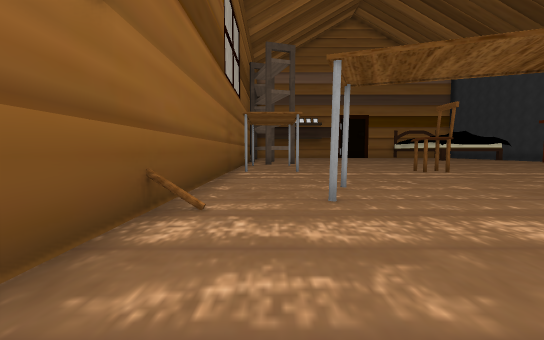
view 1 (above)

21 first-person views from a walk through a 3-D level made in the Unity game engine. The camera is 1.3 m above the floor, tilts 4° down and sees 90° across. The floor is counted in squares, 2 m on a side. Each view is taken from the middle of a square. On the plan, view 1 faces up. The plan holds only what a view shows up to about 9 squares ahead; the rest is blank. The player is left out. Some surface patterns are stand-ins.

view 2
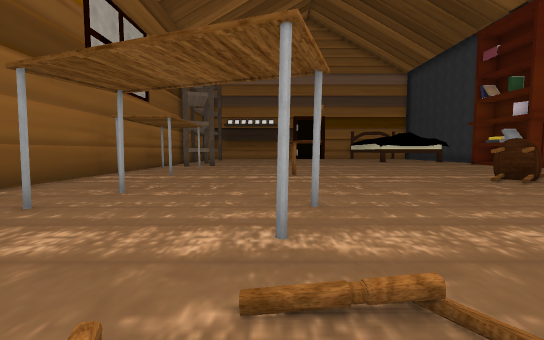

view 3
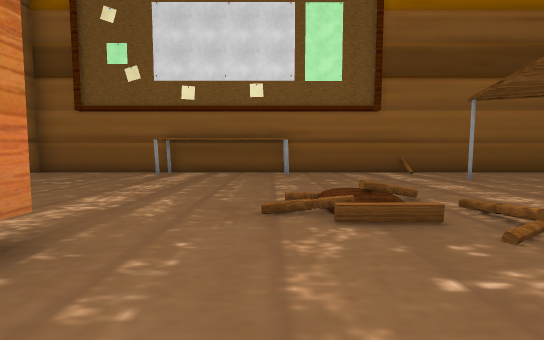

view 4
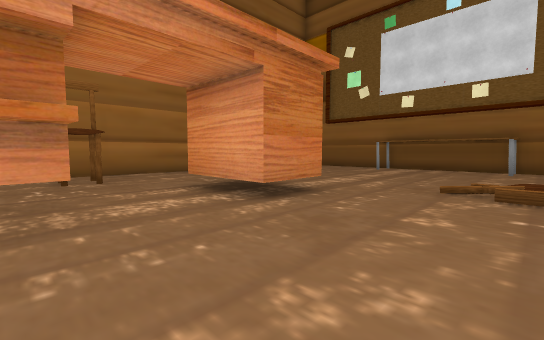

view 5
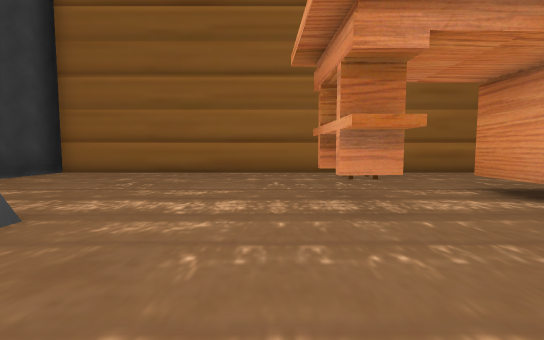

view 6
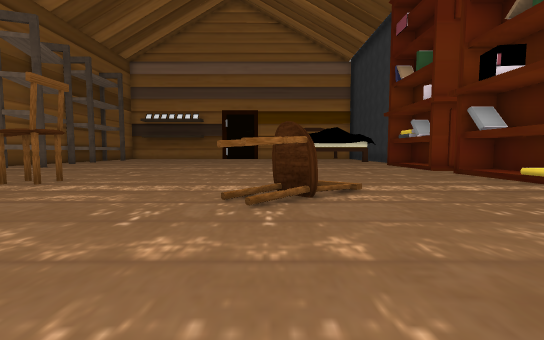

view 7
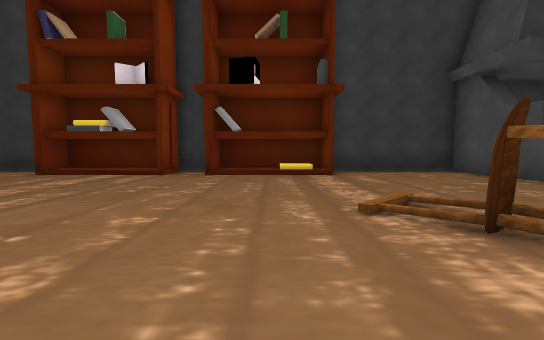

view 8
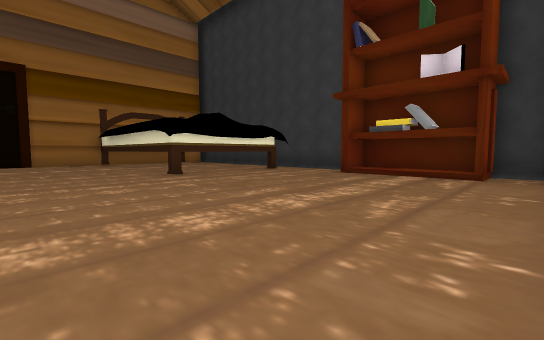

view 9
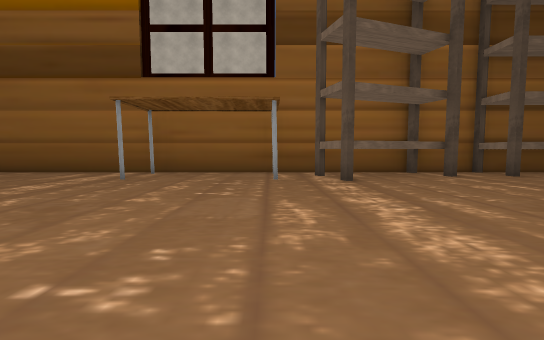

view 10
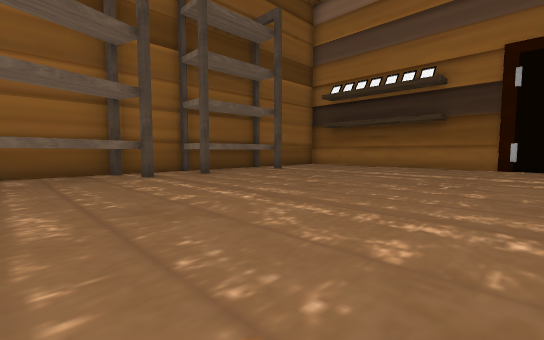

view 11
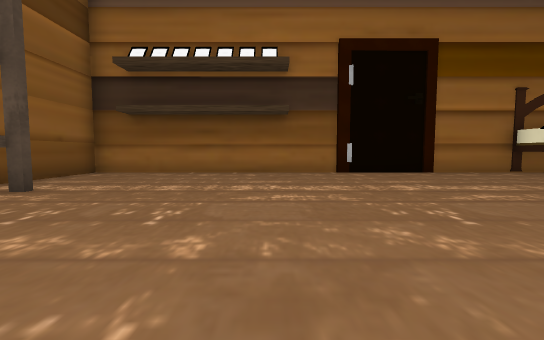

view 12
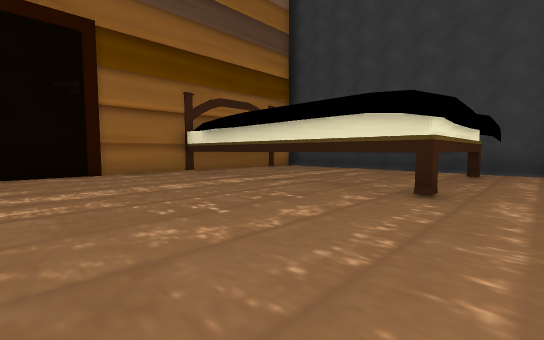

view 13
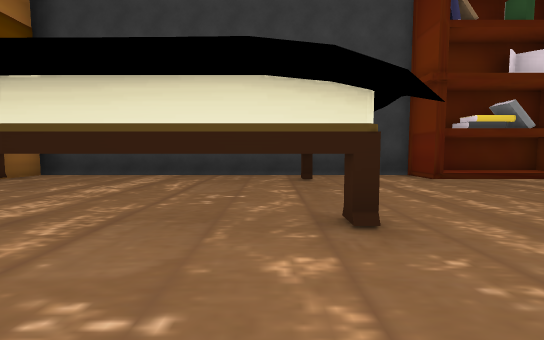

view 14
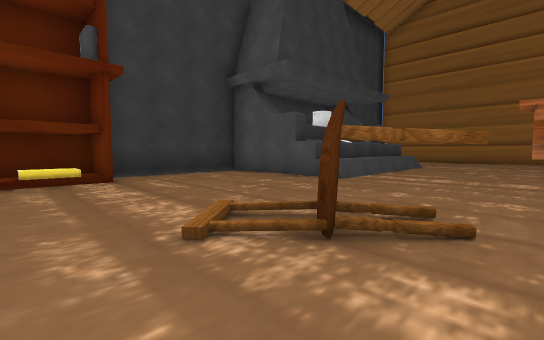

view 15
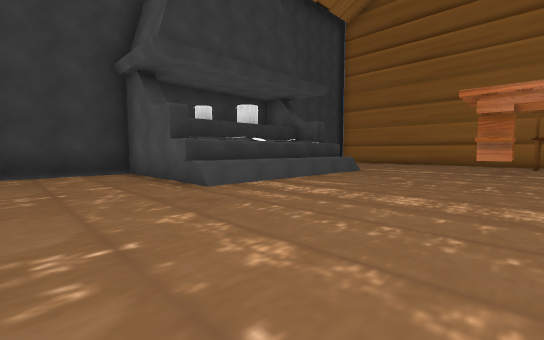

view 16
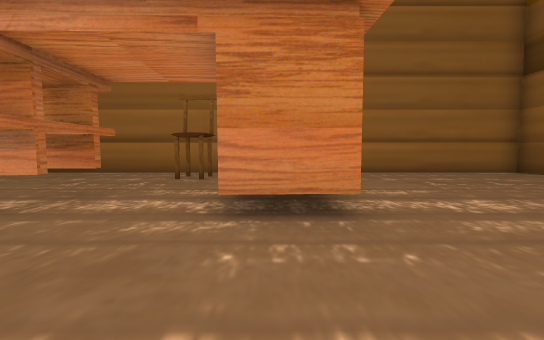

view 17
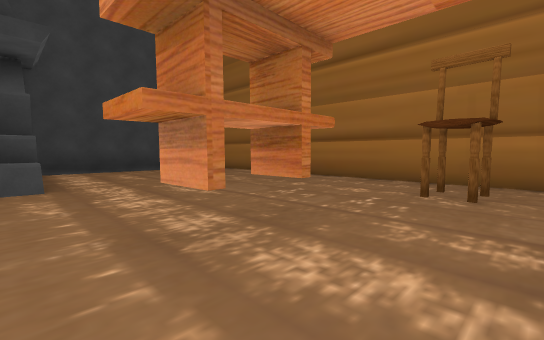

view 18
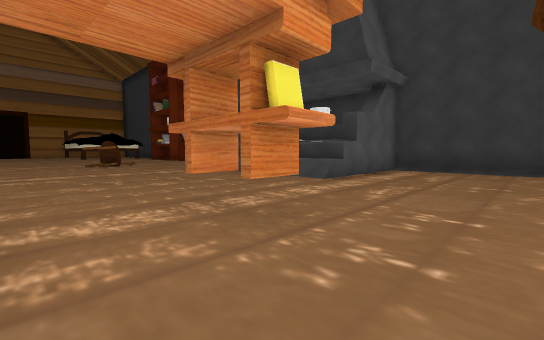

view 19
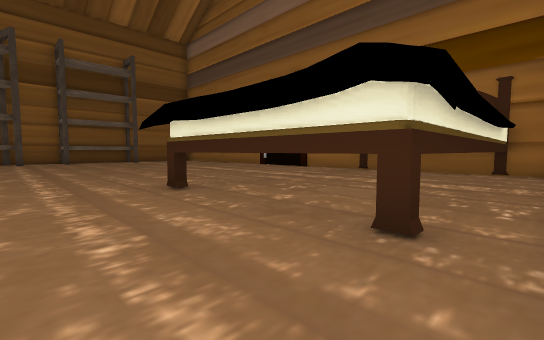

view 20
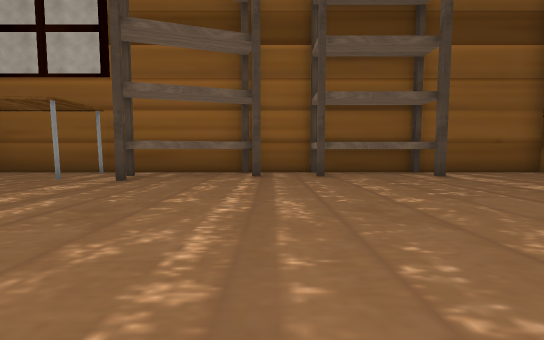

view 21
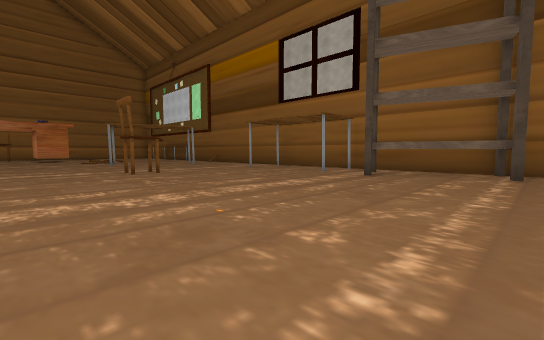

### Floor plan
Key: @ floor where view 1 was taken; # wall or solid block; . main floor; : floor 0.25 m higher than the main floor; / step, stairs or slope; C chair; T thing the floor can be seen under or through; S shelf; O other object.
Columns run from 2 left of view 1 to 17 right of it. Each row starts with its distance up from view 1.
 26 #########  ####  ###
 25 #.............####.#
 24 #.............   T.#
 23 #.............T..T.#
 22 #.............T..T.#
 21  SS...........T..T.#
 20  #............T..T.#
 19 ##............T..T.#
 18 #.S...........TTTT.#
 17 #..................#
 16 ##T................#
 15 #.T............../##
 14 #.TT............./:#
 13 #................/:#
 12 #................/##
 11 #.................##
 10 #................/:#
  9 #..O...C........./:#
  8 #................/##
  7 #...........CC.....#
  6 #...........C......#
  5 #..................#
  4 #......#...........#
  3 #/.............#####
  2 #.....#........#
  1 #.....//.......#
  0 #.@..//........#
 -1 #...../........#
 -2 #..............#####
 -3 #.......#..#.......#
 -4 #.O.....#..#.......#
 -5 #..................#
 -6 #..................#
 -7 #.........C........#
 -8 #..................#
 -9 ####################

Where each view was taken, in squares from view 1:
view 1: 0 up, 0 right, facing up
view 2: 0 up, 4 right, facing up
view 3: 1 down, 7 right, facing left
view 4: 0 up, 9 right, facing down-left
view 5: 0 up, 10 right, facing down
view 6: 3 up, 10 right, facing up
view 7: 9 up, 8 right, facing right
view 8: 11 up, 8 right, facing up-right
view 9: 12 up, 7 right, facing left
view 10: 14 up, 7 right, facing up-left
view 11: 17 up, 4 right, facing up
view 12: 17 up, 7 right, facing up-right
view 13: 19 up, 9 right, facing right
view 14: 9 up, 9 right, facing down-right
view 15: 6 up, 8 right, facing down-right
view 16: 0 up, 6 right, facing down
view 17: 2 down, 7 right, facing down-right
view 18: 6 down, 7 right, facing up-right
view 19: 16 up, 16 right, facing up-left
view 20: 17 up, 7 right, facing left
view 21: 17 up, 8 right, facing down-left
